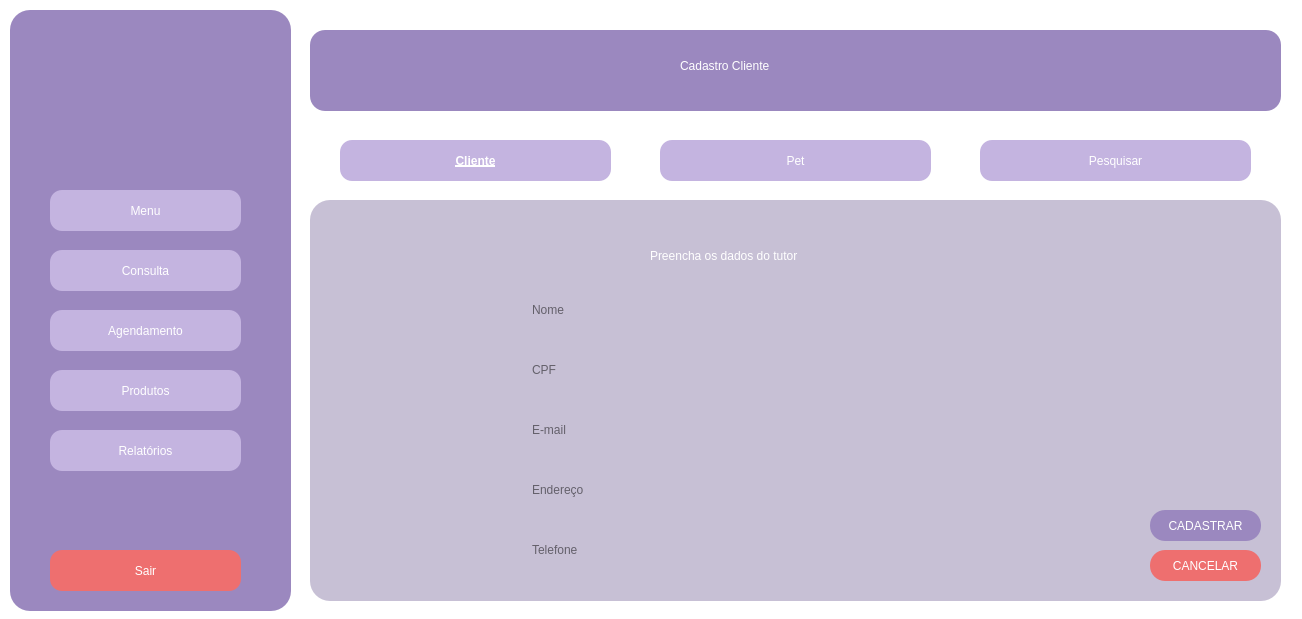
<?xml version="1.0" encoding="UTF-8"?>
<ui version="4.0">
 <class>cadastrocliente</class>
 <widget class="QDialog" name="cadastrocliente">
  <property name="geometry">
   <rect>
    <x>0</x>
    <y>0</y>
    <width>1302</width>
    <height>619</height>
   </rect>
  </property>
  <property name="windowTitle">
   <string>Dialog</string>
  </property>
  <property name="styleSheet">
   <string notr="true">background-color: #FFFFFF</string>
  </property>
  <widget class="QWidget" name="sidebar" native="true">
   <property name="geometry">
    <rect>
     <x>10</x>
     <y>10</y>
     <width>281</width>
     <height>601</height>
    </rect>
   </property>
   <property name="styleSheet">
    <string notr="true">background-color: #9B88BF; border-radius: 20px</string>
   </property>
   <widget class="QPushButton" name="menuButton">
    <property name="geometry">
     <rect>
      <x>40</x>
      <y>180</y>
      <width>191</width>
      <height>41</height>
     </rect>
    </property>
    <property name="styleSheet">
     <string notr="true">background-color: #C4B4E0;
font: 700 9pt &quot;System&quot;;
border-radius: 12px;
padding: 5px;
color: #ffffff</string>
    </property>
    <property name="text">
     <string>Menu</string>
    </property>
   </widget>
   <widget class="QPushButton" name="consultaButton">
    <property name="geometry">
     <rect>
      <x>40</x>
      <y>240</y>
      <width>191</width>
      <height>41</height>
     </rect>
    </property>
    <property name="styleSheet">
     <string notr="true">background-color: #C4B4E0;
font: 700 9pt &quot;System&quot;;
border-radius: 12px;
padding: 5px;
color: #ffffff</string>
    </property>
    <property name="text">
     <string>Consulta</string>
    </property>
   </widget>
   <widget class="QPushButton" name="agendamentoButton">
    <property name="geometry">
     <rect>
      <x>40</x>
      <y>300</y>
      <width>191</width>
      <height>41</height>
     </rect>
    </property>
    <property name="styleSheet">
     <string notr="true">background-color: #C4B4E0;
font: 700 9pt &quot;System&quot;;
border-radius: 12px;
padding: 5px;
color: #ffffff</string>
    </property>
    <property name="text">
     <string>Agendamento</string>
    </property>
   </widget>
   <widget class="QPushButton" name="produtosButton">
    <property name="geometry">
     <rect>
      <x>40</x>
      <y>360</y>
      <width>191</width>
      <height>41</height>
     </rect>
    </property>
    <property name="styleSheet">
     <string notr="true">background-color: #C4B4E0;
font: 700 9pt &quot;System&quot;;
border-radius: 12px;
padding: 5px;
color: #ffffff</string>
    </property>
    <property name="text">
     <string>Produtos</string>
    </property>
   </widget>
   <widget class="QPushButton" name="relatoriosButton">
    <property name="geometry">
     <rect>
      <x>40</x>
      <y>420</y>
      <width>191</width>
      <height>41</height>
     </rect>
    </property>
    <property name="styleSheet">
     <string notr="true">background-color: #C4B4E0;
font: 700 9pt &quot;System&quot;;
border-radius: 12px;
padding: 5px;
color: #ffffff</string>
    </property>
    <property name="text">
     <string>Relatórios</string>
    </property>
   </widget>
   <widget class="QPushButton" name="sairButton">
    <property name="geometry">
     <rect>
      <x>40</x>
      <y>540</y>
      <width>191</width>
      <height>41</height>
     </rect>
    </property>
    <property name="styleSheet">
     <string notr="true">background-color: #EE6F6F;
font: 700 9pt &quot;System&quot;;
border-radius: 12px;
padding: 5px;
color: #ffffff</string>
    </property>
    <property name="text">
     <string>Sair</string>
    </property>
   </widget>
  </widget>
  <widget class="QWidget" name="widget" native="true">
   <property name="geometry">
    <rect>
     <x>310</x>
     <y>30</y>
     <width>971</width>
     <height>81</height>
    </rect>
   </property>
   <property name="styleSheet">
    <string notr="true">background-color: #9B88BF; border-radius: 15px</string>
   </property>
   <widget class="QLabel" name="titulo">
    <property name="geometry">
     <rect>
      <x>370</x>
      <y>10</y>
      <width>471</width>
      <height>51</height>
     </rect>
    </property>
    <property name="styleSheet">
     <string notr="true">font: 30pt &quot;Garamond&quot;; color: #ffffff</string>
    </property>
    <property name="text">
     <string>Cadastro Cliente</string>
    </property>
   </widget>
  </widget>
  <widget class="QPushButton" name="clienteButton">
   <property name="geometry">
    <rect>
     <x>340</x>
     <y>140</y>
     <width>271</width>
     <height>41</height>
    </rect>
   </property>
   <property name="font">
    <font>
     <family>System</family>
     <pointsize>9</pointsize>
     <italic>false</italic>
     <bold>true</bold>
     <underline>true</underline>
    </font>
   </property>
   <property name="styleSheet">
    <string notr="true">background-color: #C4B4E0;
font: 700 9pt &quot;System&quot;;
border-radius: 12px;
padding: 5px;
color: #ffffff</string>
   </property>
   <property name="text">
    <string>Cliente</string>
   </property>
  </widget>
  <widget class="QPushButton" name="petButton">
   <property name="geometry">
    <rect>
     <x>660</x>
     <y>140</y>
     <width>271</width>
     <height>41</height>
    </rect>
   </property>
   <property name="styleSheet">
    <string notr="true">background-color: #C4B4E0;
font: 700 9pt &quot;System&quot;;
border-radius: 12px;
padding: 5px;
color: #ffffff</string>
   </property>
   <property name="text">
    <string>Pet</string>
   </property>
  </widget>
  <widget class="QPushButton" name="pesquisarButton">
   <property name="geometry">
    <rect>
     <x>980</x>
     <y>140</y>
     <width>271</width>
     <height>41</height>
    </rect>
   </property>
   <property name="styleSheet">
    <string notr="true">background-color: #C4B4E0;
font: 700 9pt &quot;System&quot;;
border-radius: 12px;
padding: 5px;
color: #ffffff</string>
   </property>
   <property name="text">
    <string>Pesquisar</string>
   </property>
  </widget>
  <widget class="QWidget" name="data_background" native="true">
   <property name="geometry">
    <rect>
     <x>310</x>
     <y>200</y>
     <width>971</width>
     <height>401</height>
    </rect>
   </property>
   <property name="autoFillBackground">
    <bool>false</bool>
   </property>
   <property name="styleSheet">
    <string notr="true">background-color: #C7C0D5; border-radius: 20px</string>
   </property>
   <widget class="QPushButton" name="cadastrarButton">
    <property name="geometry">
     <rect>
      <x>840</x>
      <y>310</y>
      <width>111</width>
      <height>31</height>
     </rect>
    </property>
    <property name="styleSheet">
     <string notr="true">background-color: #9B88BF;
font: 700 15pt &quot;System&quot;;
border-radius: 15px;
padding: 5px;
color: #ffffff</string>
    </property>
    <property name="text">
     <string>CADASTRAR</string>
    </property>
   </widget>
   <widget class="QPushButton" name="cancelarButton">
    <property name="geometry">
     <rect>
      <x>840</x>
      <y>350</y>
      <width>111</width>
      <height>31</height>
     </rect>
    </property>
    <property name="styleSheet">
     <string notr="true">background-color: #EE6F6F;
font: 700 15pt &quot;System&quot;;
border-radius: 15px;
padding: 5px;
color: #ffffff</string>
    </property>
    <property name="text">
     <string>CANCELAR</string>
    </property>
   </widget>
   <widget class="QLabel" name="texto_2">
    <property name="geometry">
     <rect>
      <x>340</x>
      <y>40</y>
      <width>341</width>
      <height>31</height>
     </rect>
    </property>
    <property name="styleSheet">
     <string notr="true">font: 15pt &quot;Trebuchet MS&quot;; color: #ffffff</string>
    </property>
    <property name="text">
     <string>Preencha os dados do tutor</string>
    </property>
   </widget>
   <widget class="QWidget" name="verticalLayoutWidget">
    <property name="geometry">
     <rect>
      <x>220</x>
      <y>80</y>
      <width>531</width>
      <height>301</height>
     </rect>
    </property>
    <layout class="QVBoxLayout" name="verticalLayout">
     <property name="spacing">
      <number>22</number>
     </property>
     <property name="rightMargin">
      <number>0</number>
     </property>
     <item>
      <widget class="QLineEdit" name="nomeTutor">
       <property name="sizePolicy">
        <sizepolicy hsizetype="Expanding" vsizetype="Fixed">
         <horstretch>0</horstretch>
         <verstretch>0</verstretch>
        </sizepolicy>
       </property>
       <property name="autoFillBackground">
        <bool>false</bool>
       </property>
       <property name="styleSheet">
        <string notr="true">

QLineEdit {
    font-size: 14px;
    color: black;
    border: 1px solid gray;
    border-radius: 5px;
    padding: 5px;
}
QLineEdit:placeholder {
    color: gray;
    font-style: italic;
}

; background-color: #ffffff</string>
       </property>
       <property name="placeholderText">
        <string>Nome</string>
       </property>
      </widget>
     </item>
     <item>
      <widget class="QLineEdit" name="cpfTutor">
       <property name="sizePolicy">
        <sizepolicy hsizetype="Expanding" vsizetype="Fixed">
         <horstretch>0</horstretch>
         <verstretch>0</verstretch>
        </sizepolicy>
       </property>
       <property name="autoFillBackground">
        <bool>false</bool>
       </property>
       <property name="styleSheet">
        <string notr="true">

QLineEdit {
    font-size: 14px;
    color: black;
    border: 1px solid gray;
    border-radius: 5px;
    padding: 5px;
}
QLineEdit:placeholder {
    color: gray;
    font-style: italic;
}

; background-color: #ffffff</string>
       </property>
       <property name="placeholderText">
        <string>CPF</string>
       </property>
      </widget>
     </item>
     <item>
      <widget class="QLineEdit" name="emailTutor">
       <property name="sizePolicy">
        <sizepolicy hsizetype="Expanding" vsizetype="Fixed">
         <horstretch>0</horstretch>
         <verstretch>0</verstretch>
        </sizepolicy>
       </property>
       <property name="autoFillBackground">
        <bool>false</bool>
       </property>
       <property name="styleSheet">
        <string notr="true">

QLineEdit {
    font-size: 14px;
    color: black;
    border: 1px solid gray;
    border-radius: 5px;
    padding: 5px;
}
QLineEdit:placeholder {
    color: gray;
    font-style: italic;
}

; background-color: #ffffff</string>
       </property>
       <property name="placeholderText">
        <string>E-mail</string>
       </property>
      </widget>
     </item>
     <item>
      <widget class="QLineEdit" name="enderecoTutor">
       <property name="sizePolicy">
        <sizepolicy hsizetype="Expanding" vsizetype="Fixed">
         <horstretch>0</horstretch>
         <verstretch>0</verstretch>
        </sizepolicy>
       </property>
       <property name="autoFillBackground">
        <bool>false</bool>
       </property>
       <property name="styleSheet">
        <string notr="true">

QLineEdit {
    font-size: 14px;
    color: black;
    border: 1px solid gray;
    border-radius: 5px;
    padding: 5px;
}
QLineEdit:placeholder {
    color: gray;
    font-style: italic;
}

; background-color: #ffffff</string>
       </property>
       <property name="placeholderText">
        <string>Endereço</string>
       </property>
      </widget>
     </item>
     <item>
      <widget class="QLineEdit" name="telefoneTutor">
       <property name="sizePolicy">
        <sizepolicy hsizetype="Expanding" vsizetype="Fixed">
         <horstretch>0</horstretch>
         <verstretch>0</verstretch>
        </sizepolicy>
       </property>
       <property name="autoFillBackground">
        <bool>false</bool>
       </property>
       <property name="styleSheet">
        <string notr="true">

QLineEdit {
    font-size: 14px;
    color: black;
    border: 1px solid gray;
    border-radius: 5px;
    padding: 5px;
}
QLineEdit:placeholder {
    color: gray;
    font-style: italic;
}

; background-color: #ffffff</string>
       </property>
       <property name="placeholderText">
        <string>Telefone</string>
       </property>
      </widget>
     </item>
    </layout>
   </widget>
  </widget>
 </widget>
 <resources/>
 <connections/>
</ui>
